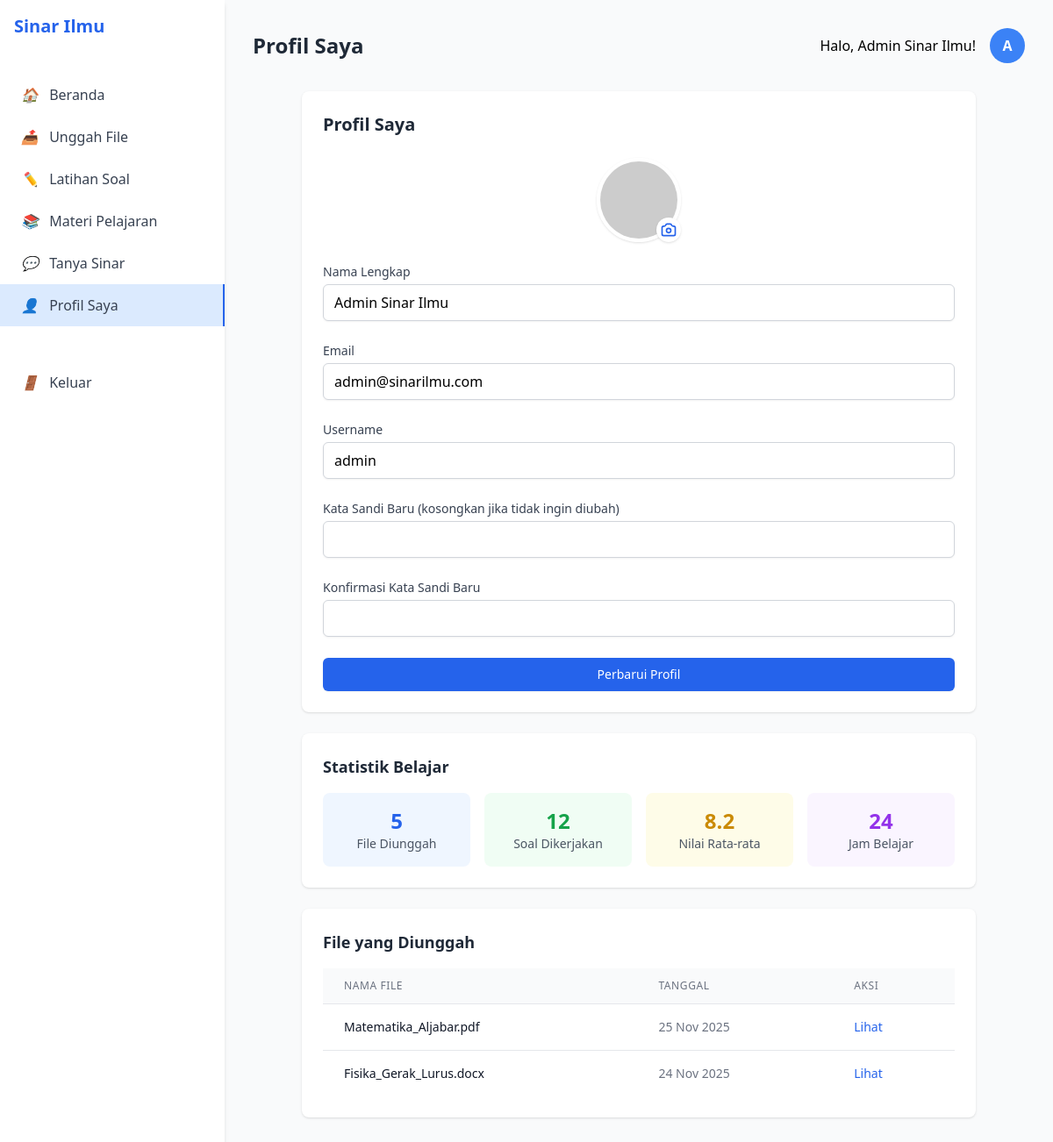
The app's page /dashboard/index.php?page=profile (signed in) with its own data.
### tables this page shows
CREATE TABLE users (
    id INT AUTO_INCREMENT PRIMARY KEY,
    full_name VARCHAR(255) NOT NULL,
    email VARCHAR(255) UNIQUE NOT NULL,
    username VARCHAR(100) UNIQUE NOT NULL,
    password VARCHAR(255) NOT NULL,
    role ENUM('user', 'admin') DEFAULT 'user',
    created_at TIMESTAMP DEFAULT CURRENT_TIMESTAMP,
    updated_at TIMESTAMP DEFAULT CURRENT_TIMESTAMP ON UPDATE CURRENT_TIMESTAMP
);

### includes/functions.php (called while the page is built, shortened)
<?php
require_once dirname(__DIR__) . '/config/database.php';
function escape($input) {
    return htmlspecialchars($input, ENT_QUOTES, 'UTF-8');
}
function get_user_by_id($user_id) {
    global $pdo;
    $stmt = $pdo->prepare("SELECT * FROM users WHERE id = ?");
    $stmt->execute([$user_id]);
    return $stmt->fetch();
}

### dashboard/pages/profile.php (the view, shortened to what this page needs)
<?php
require_once dirname(__DIR__, 2) . '/includes/functions.php';
$user = get_user_by_id($_SESSION['user_id']);
?>
<div class="max-w-3xl mx-auto">
    <div class="bg-white rounded-lg shadow p-6">
        <h2 class="text-xl font-semibold text-gray-800 mb-6">Profil Saya</h2>
        <form action="process_profile.php" method="post" class="space-y-6">
            <div class="flex items-center justify-center">
                <div class="relative">
                    <img class="h-24 w-24 rounded-full border-4 border-white shadow" src="https://ui-avatars.com/api/?name=<?php echo urlencode($user['full_name']); ?>&background=0D8ABC&color=fff" alt="Avatar">
                    <button type="button" class="absolute bottom-0 right-0 bg-white rounded-full p-1 shadow">
                    </button>
                </div>
            </div>
            <div>
                <label for="full_name" class="block text-sm font-medium text-gray-700">Nama Lengkap</label>
                <input type="text" id="full_name" name="full_name" value="<?php echo escape($user['full_name']); ?>" class="mt-1 block w-full border border-gray-300 rounded-md shadow-sm py-2 px-3 focus:outline-none focus:ring-blue-500 focus:border-blue-500">
            </div>
            <div>
                <label for="email" class="block text-sm font-medium text-gray-700">Email</label>
                <input type="email" id="email" name="email" value="<?php echo escape($user['email']); ?>" class="mt-1 block w-full border border-gray-300 rounded-md shadow-sm py-2 px-3 focus:outline-none focus:ring-blue-500 focus:border-blue-500">
            </div>
            <div>
                <label for="username" class="block text-sm font-medium text-gray-700">Username</label>
                <input type="text" id="username" name="username" value="<?php echo escape($user['username']); ?>" class="mt-1 block w-full border border-gray-300 rounded-md shadow-sm py-2 px-3 focus:outline-none focus:ring-blue-500 focus:border-blue-500">
            </div>
            <div>
                <label for="password" class="block text-sm font-medium text-gray-700">Kata Sandi Baru (kosongkan jika tidak ingin diubah)</label>
                <input type="password" id="password" name="password" class="mt-1 block w-full border border-gray-300 rounded-md shadow-sm py-2 px-3 focus:outline-none focus:ring-blue-500 focus:border-blue-500">
            </div>
            <div>
                <label for="confirm_password" class="block text-sm font-medium text-gray-700">Konfirmasi Kata Sandi Baru</label>
                <input type="password" id="confirm_password" name="confirm_password" class="mt-1 block w-full border border-gray-300 rounded-md shadow-sm py-2 px-3 focus:outline-none focus:ring-blue-500 focus:border-blue-500">
            </div>
            <div>
                <button type="submit" class="w-full flex justify-center py-2 px-4 border border-transparent rounded-md shadow-sm text-sm font-medium text-white bg-blue-600 hover:bg-blue-700 focus:outline-none focus:ring-2 focus:ring-offset-2 focus:ring-blue-500">
                    Perbarui Profil
                </button>
            </div>
        </form>
    </div>
    <div class="bg-white rounded-lg shadow p-6 mt-6">
        <h3 class="text-lg font-semibold text-gray-800 mb-4">Statistik Belajar</h3>
        <div class="grid grid-cols-2 md:grid-cols-4 gap-4">
            <div class="text-center p-4 bg-blue-50 rounded-lg">
                <div class="text-2xl font-bold text-blue-600">5</div>
                <div class="text-sm text-gray-600">File Diunggah</div>
            </div>
            <div class="text-center p-4 bg-green-50 rounded-lg">
                <div class="text-2xl font-bold text-green-600">12</div>
                <div class="text-sm text-gray-600">Soal Dikerjakan</div>
            </div>
            <div class="text-center p-4 bg-yellow-50 rounded-lg">
                <div class="text-2xl font-bold text-yellow-600">8.2</div>
                <div class="text-sm text-gray-600">Nilai Rata-rata</div>
            </div>
            <div class="text-center p-4 bg-purple-50 rounded-lg">
                <div class="text-2xl font-bold text-purple-600">24</div>
                <div class="text-sm text-gray-600">Jam Belajar</div>
            </div>
        </div>
    </div>
    <div class="bg-white rounded-lg shadow p-6 mt-6">
        <h3 class="text-lg font-semibold text-gray-800 mb-4">File yang Diunggah</h3>
        <div class="overflow-x-auto">
            <table class="min-w-full divide-y divide-gray-200">
                <thead class="bg-gray-50">
                    <tr>
                        <th scope="col" class="px-6 py-3 text-left text-xs font-medium text-gray-500 uppercase tracking-wider">Nama File</th>
                        <th scope="col" class="px-6 py-3 text-left text-xs font-medium text-gray-500 uppercase tracking-wider">Tanggal</th>
                        <th scope="col" class="px-6 py-3 text-left text-xs font-medium text-gray-500 uppercase tracking-wider">Aksi</th>
                    </tr>
                </thead>
                <tbody class="bg-white divide-y divide-gray-200">
                    <tr>
                        <td class="px-6 py-4 whitespace-nowrap text-sm text-gray-900">Matematika_Aljabar.pdf</td>
                        <td class="px-6 py-4 whitespace-nowrap text-sm text-gray-500">25 Nov 2025</td>
                        <td class="px-6 py-4 whitespace-nowrap text-sm text-gray-500">
                            <a href="#" class="text-blue-600 hover:text-blue-900">Lihat</a>
                        </td>
                    </tr>
                    <tr>
                        <td class="px-6 py-4 whitespace-nowrap text-sm text-gray-900">Fisika_Gerak_Lurus.docx</td>
                        <td class="px-6 py-4 whitespace-nowrap text-sm text-gray-500">24 Nov 2025</td>
                        <td class="px-6 py-4 whitespace-nowrap text-sm text-gray-500">
                            <a href="#" class="text-blue-600 hover:text-blue-900">Lihat</a>
                        </td>
                    </tr>
                </tbody>
            </table>
        </div>
    </div>
</div>

### records on screen
users: full_name "Admin Sinar Ilmu", email "admin@sinarilmu.com", username "admin"

### other values on screen
$_SESSION['full_name'] "Admin Sinar Ilmu"
substr($_SESSION['full_name'], 0, 1) "A"
